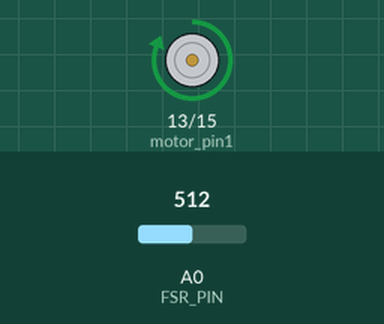
Recording of a sketch running on a simulated ESP8266 (NodeMCU). On the bench: motor-driver pin pairs drawn as motors (green arrow = first pin HIGH = forward, orange = second pin HIGH = backward, longer = more drive, scaled by the enable pin). The test bench sets the inputs (shaded band); at power-on: A0 (FSR_PIN) = 512. WiFi joins after 1.5 s; servers stay silent unless stated; uploads are accepted with an empty reply; what the sketch prints to the serial monitor is not drawn.

Above: at 3.2 s.
3.3 s: A0 (FSR_PIN) set to 891
6.2 s: A0 (FSR_PIN) set to 922
At 7.7 s:
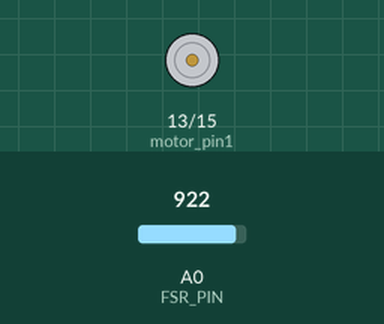
9.1 s: A0 (FSR_PIN) set to 900
At 11.1 s:
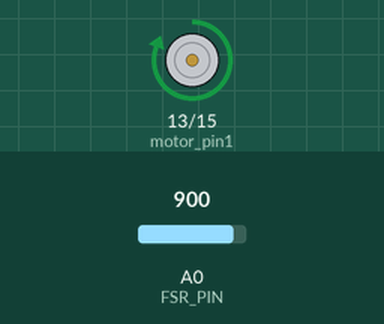
12.3 s: A0 (FSR_PIN) set to 1010
At 13.9 s:
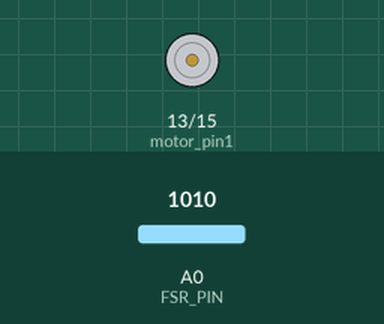
Timing chart, 0 to 15.4 s (numbered marks = the images above; inputs shaded):
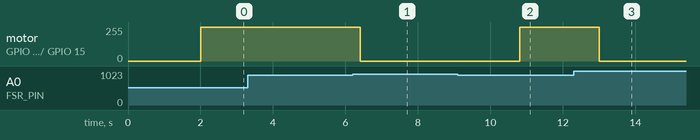

The sketch:

node_2.ino
```cpp
#include <ESP8266WiFi.h>
#include <ESP8266WiFiMulti.h>
#include <ESP8266HTTPClient.h>
#include <ArduinoJson.h>

#define N_QUANTITIES 1

#define FSR_PIN A0

ESP8266WiFiMulti WiFiMulti;
const char* SSID = "Tenda";
const char* PASSWORD = "pRpatil@7225";
HTTPClient http;

struct SensorData {
  int id;
  char* sensor;
  char* load;
  char* quantity;
  float value;
};
SensorData sensor_data[N_QUANTITIES];

int manualControl = 0;

long force;
int motor_pin1 = 13;
int motor_pin2 = 15;
int enable_pin = 5;

void setup() {
  Serial.begin(115200);
  connect_to_AP(SSID, PASSWORD);
  pinMode(motor_pin1, OUTPUT);
  pinMode(motor_pin2, OUTPUT);
  pinMode(enable_pin, OUTPUT);
  digitalWrite(motor_pin1, HIGH);
  digitalWrite(motor_pin2, LOW);
  analogWrite(enable_pin, 1023);
}

void loop() {
  force = get_force();
  check_threshold();
  float readings[N_QUANTITIES] = {force};
  format_data(readings, N_QUANTITIES);
  JsonArray& json_data = generate_json(sensor_data, N_QUANTITIES);
  send_post_request(json_data);
  delay(2000);
}

void connect_to_AP(const char* ssid, const char* password) {
  WiFiMulti.addAP(ssid, password);
  Serial.println("Wait for WiFi ...");
  while (WiFiMulti.run() != WL_CONNECTED) {
    Serial.print(".");
    delay(500);
  }
  Serial.println("WiFi Connected !!!");
  Serial.println("IP Address: ");
  Serial.println(WiFi.localIP());
  delay(500);
}

float get_force() {
  int fsrReading = analogRead(FSR_PIN);
  int fsrVoltage = map(fsrReading, 0, 1023, 0, 3300);
  unsigned long fsrResistance = 3300 - fsrVoltage;
  fsrResistance *= 10000;
  fsrResistance /= fsrVoltage;
  unsigned long fsrConductance = 1000000;
  fsrConductance /= fsrResistance;
  long fsrForce = 0;
  if (fsrConductance <= 1000) {
    fsrForce = fsrConductance/80;
  } else {
    fsrForce = fsrConductance - 1000;
    fsrForce /= 30;
  }
  return fsrForce;
}

void format_data(float readings[], int n) {
  SensorData obj;
  char* sensors[N_QUANTITIES] = {"FSR"};
  char* loads[N_QUANTITIES] = {"Motor"};
  char* quantities[N_QUANTITIES] = {"force"};
  for (int i = 0; i < n; i++) {
    obj.id = 2;
    obj.sensor = sensors[i];
    obj.load = loads[i];
    obj.quantity = quantities[i];
    obj.value = readings[i];
    sensor_data[i] = obj;
  }
}

void send_post_request(JsonArray& payload) {
  char buffer[1500];
  payload.printTo(buffer, sizeof(buffer));
//  Serial.println("[HTTP] begin...");
  http.begin("http://192.168.0.102/2");
  http.addHeader("Content-Type", "application/json");
  int httpCode = http.POST(buffer);
  if (httpCode > 0) {
    if (httpCode == HTTP_CODE_OK) {
      String response = http.getString();
      handle_response(response);
//      Serial.println/(response);
    }
  }
//  http.writeToStream(&/Serial);
  http.end();
}

JsonArray& generate_json(SensorData arr[], int n) {
  const size_t buffer_size = JSON_ARRAY_SIZE(N_QUANTITIES) + JSON_OBJECT_SIZE(5) + 150;
  StaticJsonBuffer<buffer_size> json_buffer;
  JsonArray& root = json_buffer.createArray();
  for (int i = 0; i < n; i++) {
    JsonObject& sensor_obj = root.createNestedObject();
    sensor_obj["id"] = arr[i].id;
    sensor_obj["sensor"] = arr[i].sensor;
    sensor_obj["quantity"] = arr[i].quantity;
    sensor_obj["load"] = arr[i].load;
    sensor_obj["value"] = arr[i].value;
  }
  return root;
}

void check_threshold() {
  if (manualControl == 0) {
    if (force >= 10) {
      digitalWrite(motor_pin1, LOW);
    } else {
      digitalWrite(motor_pin1, HIGH);
    }
  }
}

void handle_response(String response) {
  const size_t buffer_size = JSON_OBJECT_SIZE(3) + 60;
  StaticJsonBuffer<buffer_size> json_buffer;

  String json = response;

  JsonObject& root = json_buffer.parseObject(json);

  manualControl = root["manualControl"];
  int motorStatus = root["motorStatus"];
  int motorSpeed = root["motorSpeed"];

  if (manualControl == 1) {
    if (motorStatus == 0) {
      digitalWrite(motor_pin1, LOW);
      Serial.println((String)motorStatus);
    } else {
      digitalWrite(motor_pin1, HIGH);
      analogWrite(enable_pin, motorSpeed);
    }
  }
}
```

Measured:
- the behaviour switches between 909 and 910 on A0 (FSR_PIN) (found by bisection; images 0 and 1)
- after the input at 3.3 s, every drawn part: stays the same
- after the input at 6.2 s, motor on GPIO 13 (motor_pin1) / GPIO 15 (motor_pin2): forward 255/255 → stopped after 0.20 s
- after the input at 9.1 s, motor on GPIO 13 (motor_pin1) / GPIO 15 (motor_pin2): stopped → forward 255/255 after 1.7 s
- after the input at 12.3 s, motor on GPIO 13 (motor_pin1) / GPIO 15 (motor_pin2): forward 255/255 → stopped after 0.71 s
